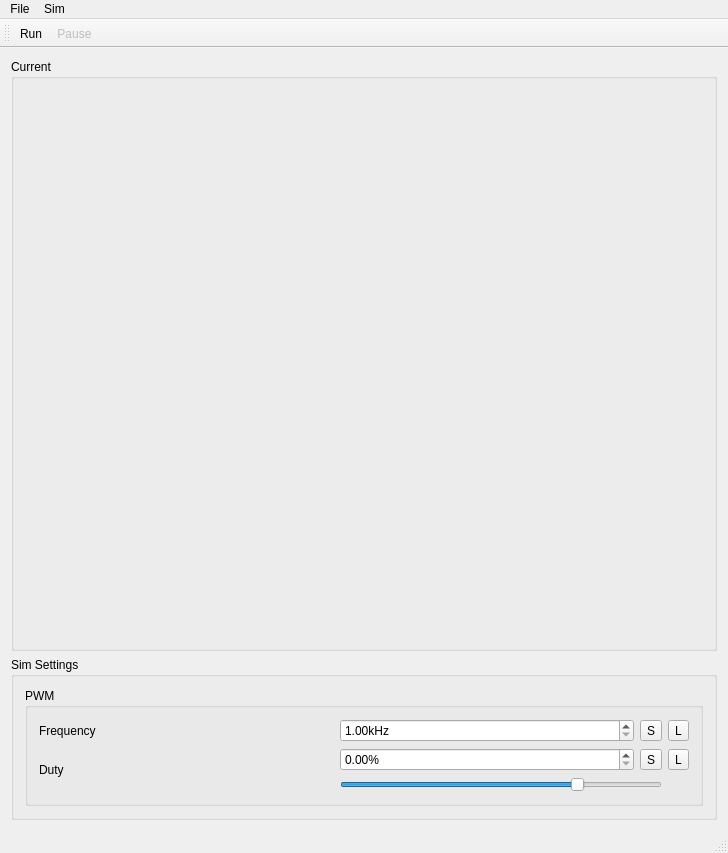
<?xml version="1.0" encoding="UTF-8"?>
<ui version="4.0">
 <class>MainWindow</class>
 <widget class="QMainWindow" name="MainWindow">
  <property name="geometry">
   <rect>
    <x>0</x>
    <y>0</y>
    <width>728</width>
    <height>853</height>
   </rect>
  </property>
  <property name="windowTitle">
   <string>Open-BLDC qSim</string>
  </property>
  <widget class="QWidget" name="centralWidget">
   <property name="sizePolicy">
    <sizepolicy hsizetype="Preferred" vsizetype="Preferred">
     <horstretch>0</horstretch>
     <verstretch>0</verstretch>
    </sizepolicy>
   </property>
   <layout class="QGridLayout" name="gridLayout_2">
    <item row="0" column="0">
     <widget class="QGroupBox" name="groupBox">
      <property name="sizePolicy">
       <sizepolicy hsizetype="Expanding" vsizetype="Expanding">
        <horstretch>0</horstretch>
        <verstretch>0</verstretch>
       </sizepolicy>
      </property>
      <property name="minimumSize">
       <size>
        <width>0</width>
        <height>0</height>
       </size>
      </property>
      <property name="baseSize">
       <size>
        <width>0</width>
        <height>0</height>
       </size>
      </property>
      <property name="title">
       <string>Current</string>
      </property>
      <layout class="QGridLayout" name="gridLayout">
       <item row="0" column="0">
        <widget class="SignalPlot" name="signalPlot" native="true">
         <property name="sizePolicy">
          <sizepolicy hsizetype="Expanding" vsizetype="Expanding">
           <horstretch>0</horstretch>
           <verstretch>0</verstretch>
          </sizepolicy>
         </property>
         <property name="minimumSize">
          <size>
           <width>0</width>
           <height>0</height>
          </size>
         </property>
         <property name="baseSize">
          <size>
           <width>0</width>
           <height>0</height>
          </size>
         </property>
        </widget>
       </item>
      </layout>
     </widget>
    </item>
    <item row="1" column="0">
     <widget class="QGroupBox" name="simSettingsGroupBox">
      <property name="sizePolicy">
       <sizepolicy hsizetype="Preferred" vsizetype="Preferred">
        <horstretch>0</horstretch>
        <verstretch>0</verstretch>
       </sizepolicy>
      </property>
      <property name="minimumSize">
       <size>
        <width>0</width>
        <height>0</height>
       </size>
      </property>
      <property name="baseSize">
       <size>
        <width>200</width>
        <height>200</height>
       </size>
      </property>
      <property name="title">
       <string>Sim Settings</string>
      </property>
      <layout class="QGridLayout" name="gridLayout_3">
       <item row="0" column="0">
        <widget class="QGroupBox" name="PWMSettingsGroupBox">
         <property name="sizePolicy">
          <sizepolicy hsizetype="Preferred" vsizetype="Preferred">
           <horstretch>0</horstretch>
           <verstretch>0</verstretch>
          </sizepolicy>
         </property>
         <property name="title">
          <string>PWM</string>
         </property>
         <layout class="QGridLayout" name="gridLayout_4">
          <item row="0" column="0">
           <widget class="QLabel" name="label">
            <property name="text">
             <string>Frequency</string>
            </property>
           </widget>
          </item>
          <item row="0" column="1">
           <widget class="QDoubleSpinBox" name="PWMFreqSpinBox">
            <property name="suffix">
             <string>kHz</string>
            </property>
            <property name="minimum">
             <double>1.000000000000000</double>
            </property>
            <property name="maximum">
             <double>9.990000000000000</double>
            </property>
           </widget>
          </item>
          <item row="2" column="0" rowspan="2">
           <widget class="QLabel" name="label_2">
            <property name="text">
             <string>Duty</string>
            </property>
           </widget>
          </item>
          <item row="2" column="1">
           <widget class="QDoubleSpinBox" name="PWMDutySpinBox">
            <property name="suffix">
             <string>%</string>
            </property>
            <property name="maximum">
             <double>99.989999999999995</double>
            </property>
            <property name="singleStep">
             <double>1.000000000000000</double>
            </property>
           </widget>
          </item>
          <item row="3" column="1" colspan="2">
           <widget class="QSlider" name="PWMDutySlider">
            <property name="maximum">
             <number>999</number>
            </property>
            <property name="value">
             <number>750</number>
            </property>
            <property name="orientation">
             <enum>Qt::Horizontal</enum>
            </property>
           </widget>
          </item>
          <item row="2" column="2">
           <widget class="QToolButton" name="PWMDutySendButton">
            <property name="toolTip">
             <string>Send Value</string>
            </property>
            <property name="text">
             <string>S</string>
            </property>
           </widget>
          </item>
          <item row="2" column="3">
           <widget class="QToolButton" name="PWMDutySendLockButton">
            <property name="toolTip">
             <string>Autosend Value Lock</string>
            </property>
            <property name="text">
             <string>L</string>
            </property>
            <property name="checkable">
             <bool>true</bool>
            </property>
           </widget>
          </item>
          <item row="0" column="2">
           <widget class="QToolButton" name="toolButton_3">
            <property name="toolTip">
             <string>Send Value</string>
            </property>
            <property name="text">
             <string>S</string>
            </property>
           </widget>
          </item>
          <item row="0" column="3">
           <widget class="QToolButton" name="toolButton_4">
            <property name="toolTip">
             <string>Autosend Value Lock</string>
            </property>
            <property name="text">
             <string>L</string>
            </property>
            <property name="checkable">
             <bool>true</bool>
            </property>
           </widget>
          </item>
         </layout>
        </widget>
       </item>
      </layout>
     </widget>
    </item>
   </layout>
  </widget>
  <widget class="QMenuBar" name="menuBar">
   <property name="geometry">
    <rect>
     <x>0</x>
     <y>0</y>
     <width>728</width>
     <height>25</height>
    </rect>
   </property>
   <widget class="QMenu" name="menuFile">
    <property name="title">
     <string>File</string>
    </property>
    <addaction name="actionOpen"/>
   </widget>
   <widget class="QMenu" name="menuSim">
    <property name="title">
     <string>Sim</string>
    </property>
    <addaction name="actionRunSim"/>
    <addaction name="actionPauseSim"/>
   </widget>
   <addaction name="menuFile"/>
   <addaction name="menuSim"/>
  </widget>
  <widget class="QToolBar" name="mainToolBar">
   <attribute name="toolBarArea">
    <enum>TopToolBarArea</enum>
   </attribute>
   <attribute name="toolBarBreak">
    <bool>false</bool>
   </attribute>
   <addaction name="actionRunSim"/>
   <addaction name="actionPauseSim"/>
  </widget>
  <widget class="QStatusBar" name="statusBar"/>
  <action name="actionOpen">
   <property name="text">
    <string>Open</string>
   </property>
  </action>
  <action name="actionRunSim">
   <property name="icon">
    <iconset resource="main.qrc">
     <normaloff>:/icons/run_sim_active.png</normaloff>
     <disabledoff>:/icons/run_sim_inactive.png</disabledoff>:/icons/run_sim_active.png</iconset>
   </property>
   <property name="text">
    <string>&amp;Run</string>
   </property>
   <property name="toolTip">
    <string>Run Simulator</string>
   </property>
  </action>
  <action name="actionPauseSim">
   <property name="enabled">
    <bool>false</bool>
   </property>
   <property name="icon">
    <iconset resource="main.qrc">
     <normaloff>:/icons/pause_sim_active.png</normaloff>
     <disabledoff>:/icons/pause_sim_inactive.png</disabledoff>:/icons/pause_sim_active.png</iconset>
   </property>
   <property name="text">
    <string>Pause</string>
   </property>
   <property name="toolTip">
    <string>Pause Simulator</string>
   </property>
  </action>
 </widget>
 <layoutdefault spacing="6" margin="11"/>
 <customwidgets>
  <customwidget>
   <class>SignalPlot</class>
   <extends>QWidget</extends>
   <header>signalplot.h</header>
   <container>1</container>
  </customwidget>
 </customwidgets>
 <resources>
  <include location="main.qrc"/>
 </resources>
 <connections/>
</ui>
